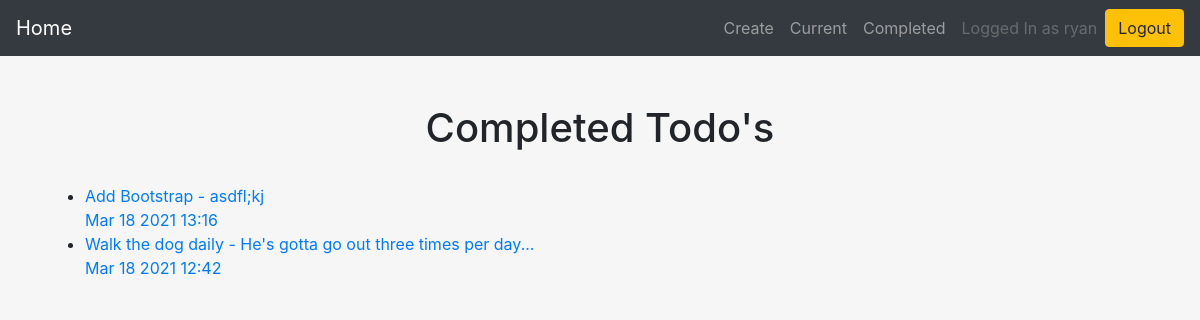
The app's page /completed/ (signed in), older data.
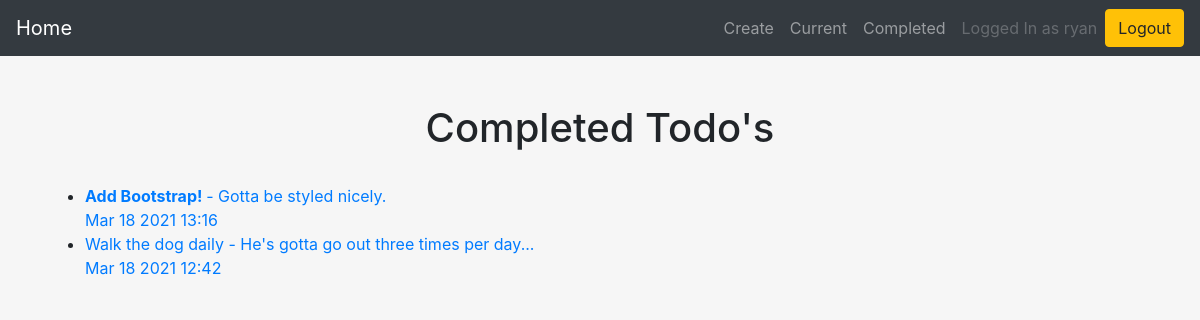
The same page, newer data.
### todo/models.py (models this page shows, shortened)
class Todo(models.Model):
    title = models.CharField(max_length=100)
    created = models.DateTimeField(auto_now_add=True)
    memo = models.TextField(blank=True)
    datecompleted = models.DateTimeField(null=True, blank=True)
    important = models.BooleanField(default=False)
    user = models.ForeignKey(User, on_delete=models.CASCADE)

### todo/views.py (the view)
# urls.py: path('completed/', views.completedtodos, name='completedtodos'),
@login_required
def completedtodos(request):
    todos = Todo.objects.filter(user=request.user, datecompleted__isnull=False).order_by('-datecompleted')
    return render(request, 'todo/completedtodos.html', {'todos':todos})

### todo/templates/todo/completedtodos.html
{% extends 'todo/base.html' %}
{% block content %}
<h1>Completed Todo's</h1>
<br />
<ul class="todolist">
  {% for todo in todos %}
  <li>
    <a href="{% url 'viewtodo' todo.id %}">
    {% if todo.important %}<b>{% endif %}
      {{ todo.title }}
    {% if todo.important %}</b>{% endif %}
    {% if todo.memo %}
     - {{ todo.memo }}
    {% endif %}
    <br />
    {{ todo.datecompleted|date:'M j Y H:i' }}
    </a>
  </li>
  {% endfor %}
</ul>
{% endblock %}

Row changes from the older to the newer data that the page shows:
changed Todo: important False → True (drawn); title "Add Bootstrap" → "Add Bootstrap!"; memo "asdfl;kj" → "Gotta be styled nicely."
